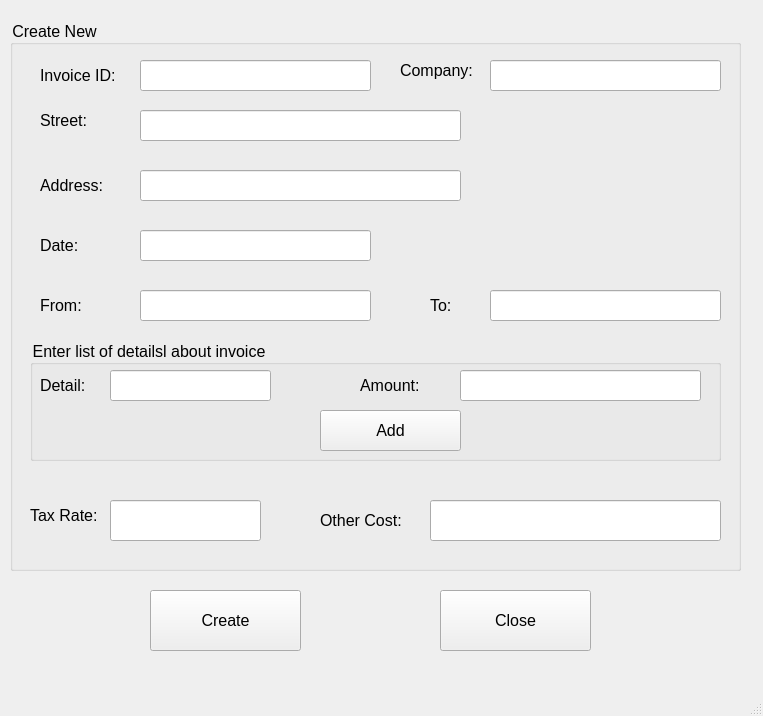
<?xml version="1.0" encoding="UTF-8"?>
<ui version="4.0">
 <class>MainWindow</class>
 <widget class="QMainWindow" name="MainWindow">
  <property name="geometry">
   <rect>
    <x>0</x>
    <y>0</y>
    <width>763</width>
    <height>716</height>
   </rect>
  </property>
  <property name="windowTitle">
   <string>MainWindow</string>
  </property>
  <property name="styleSheet">
   <string notr="true">font-size:16px; </string>
  </property>
  <widget class="QWidget" name="centralwidget">
   <widget class="QGroupBox" name="groupBox">
    <property name="geometry">
     <rect>
      <x>10</x>
      <y>20</y>
      <width>731</width>
      <height>551</height>
     </rect>
    </property>
    <property name="title">
     <string>Create New</string>
    </property>
    <widget class="QLabel" name="label">
     <property name="geometry">
      <rect>
       <x>30</x>
       <y>40</y>
       <width>91</width>
       <height>31</height>
      </rect>
     </property>
     <property name="text">
      <string>Invoice ID: </string>
     </property>
    </widget>
    <widget class="QLineEdit" name="lineEditInvoiceID">
     <property name="geometry">
      <rect>
       <x>130</x>
       <y>40</y>
       <width>231</width>
       <height>31</height>
      </rect>
     </property>
    </widget>
    <widget class="QLabel" name="label_2">
     <property name="geometry">
      <rect>
       <x>390</x>
       <y>40</y>
       <width>81</width>
       <height>21</height>
      </rect>
     </property>
     <property name="text">
      <string>Company: </string>
     </property>
    </widget>
    <widget class="QLineEdit" name="lineEditCompany">
     <property name="geometry">
      <rect>
       <x>480</x>
       <y>40</y>
       <width>231</width>
       <height>31</height>
      </rect>
     </property>
    </widget>
    <widget class="QLabel" name="label_3">
     <property name="geometry">
      <rect>
       <x>30</x>
       <y>90</y>
       <width>51</width>
       <height>21</height>
      </rect>
     </property>
     <property name="text">
      <string>Street: </string>
     </property>
    </widget>
    <widget class="QLineEdit" name="lineEditStreet">
     <property name="geometry">
      <rect>
       <x>130</x>
       <y>90</y>
       <width>321</width>
       <height>31</height>
      </rect>
     </property>
    </widget>
    <widget class="QLabel" name="label_4">
     <property name="geometry">
      <rect>
       <x>30</x>
       <y>150</y>
       <width>81</width>
       <height>31</height>
      </rect>
     </property>
     <property name="text">
      <string>Address: </string>
     </property>
    </widget>
    <widget class="QLineEdit" name="lineEditAddress">
     <property name="geometry">
      <rect>
       <x>130</x>
       <y>150</y>
       <width>321</width>
       <height>31</height>
      </rect>
     </property>
    </widget>
    <widget class="QLabel" name="label_5">
     <property name="geometry">
      <rect>
       <x>30</x>
       <y>210</y>
       <width>51</width>
       <height>31</height>
      </rect>
     </property>
     <property name="text">
      <string>Date:</string>
     </property>
    </widget>
    <widget class="QLineEdit" name="lineEditDate">
     <property name="geometry">
      <rect>
       <x>130</x>
       <y>210</y>
       <width>231</width>
       <height>31</height>
      </rect>
     </property>
    </widget>
    <widget class="QLabel" name="label_6">
     <property name="geometry">
      <rect>
       <x>30</x>
       <y>270</y>
       <width>61</width>
       <height>31</height>
      </rect>
     </property>
     <property name="text">
      <string>From: </string>
     </property>
    </widget>
    <widget class="QLineEdit" name="lineEditPersonSend">
     <property name="geometry">
      <rect>
       <x>130</x>
       <y>270</y>
       <width>231</width>
       <height>31</height>
      </rect>
     </property>
    </widget>
    <widget class="QLabel" name="label_7">
     <property name="geometry">
      <rect>
       <x>420</x>
       <y>270</y>
       <width>51</width>
       <height>31</height>
      </rect>
     </property>
     <property name="text">
      <string>To: </string>
     </property>
    </widget>
    <widget class="QLineEdit" name="lineEditPersonReceived">
     <property name="geometry">
      <rect>
       <x>480</x>
       <y>270</y>
       <width>231</width>
       <height>31</height>
      </rect>
     </property>
    </widget>
    <widget class="QGroupBox" name="groupBox_2">
     <property name="geometry">
      <rect>
       <x>20</x>
       <y>320</y>
       <width>691</width>
       <height>121</height>
      </rect>
     </property>
     <property name="title">
      <string>Enter list of detailsl about invoice</string>
     </property>
     <widget class="QLabel" name="label_8">
      <property name="geometry">
       <rect>
        <x>10</x>
        <y>30</y>
        <width>61</width>
        <height>31</height>
       </rect>
      </property>
      <property name="text">
       <string>Detail: </string>
      </property>
     </widget>
     <widget class="QLineEdit" name="lineEditDetail">
      <property name="geometry">
       <rect>
        <x>80</x>
        <y>30</y>
        <width>161</width>
        <height>31</height>
       </rect>
      </property>
     </widget>
     <widget class="QLabel" name="label_9">
      <property name="geometry">
       <rect>
        <x>330</x>
        <y>30</y>
        <width>81</width>
        <height>31</height>
       </rect>
      </property>
      <property name="text">
       <string>Amount:</string>
      </property>
     </widget>
     <widget class="QLineEdit" name="lineEditAmount">
      <property name="geometry">
       <rect>
        <x>430</x>
        <y>30</y>
        <width>241</width>
        <height>31</height>
       </rect>
      </property>
     </widget>
     <widget class="QPushButton" name="pushButtonAddDetail">
      <property name="geometry">
       <rect>
        <x>290</x>
        <y>70</y>
        <width>141</width>
        <height>41</height>
       </rect>
      </property>
      <property name="text">
       <string>Add</string>
      </property>
     </widget>
    </widget>
    <widget class="QLabel" name="label_10">
     <property name="geometry">
      <rect>
       <x>20</x>
       <y>480</y>
       <width>71</width>
       <height>31</height>
      </rect>
     </property>
     <property name="text">
      <string>Tax Rate: </string>
     </property>
    </widget>
    <widget class="QLineEdit" name="lineEditTaxRate">
     <property name="geometry">
      <rect>
       <x>100</x>
       <y>480</y>
       <width>151</width>
       <height>41</height>
      </rect>
     </property>
    </widget>
    <widget class="QLabel" name="label_11">
     <property name="geometry">
      <rect>
       <x>310</x>
       <y>480</y>
       <width>101</width>
       <height>41</height>
      </rect>
     </property>
     <property name="text">
      <string>Other Cost: </string>
     </property>
    </widget>
    <widget class="QLineEdit" name="lineEditOtherCost">
     <property name="geometry">
      <rect>
       <x>420</x>
       <y>480</y>
       <width>291</width>
       <height>41</height>
      </rect>
     </property>
    </widget>
   </widget>
   <widget class="QPushButton" name="pushButtonCreate">
    <property name="geometry">
     <rect>
      <x>150</x>
      <y>590</y>
      <width>151</width>
      <height>61</height>
     </rect>
    </property>
    <property name="text">
     <string>Create</string>
    </property>
   </widget>
   <widget class="QPushButton" name="pushButtonClose">
    <property name="geometry">
     <rect>
      <x>440</x>
      <y>590</y>
      <width>151</width>
      <height>61</height>
     </rect>
    </property>
    <property name="text">
     <string>Close</string>
    </property>
   </widget>
  </widget>
  <widget class="QMenuBar" name="menubar">
   <property name="geometry">
    <rect>
     <x>0</x>
     <y>0</y>
     <width>763</width>
     <height>27</height>
    </rect>
   </property>
  </widget>
  <widget class="QStatusBar" name="statusbar"/>
 </widget>
 <resources/>
 <connections>
  <connection>
   <sender>pushButtonClose</sender>
   <signal>clicked()</signal>
   <receiver>MainWindow</receiver>
   <slot>close()</slot>
   <hints>
    <hint type="sourcelabel">
     <x>515</x>
     <y>647</y>
    </hint>
    <hint type="destinationlabel">
     <x>381</x>
     <y>357</y>
    </hint>
   </hints>
  </connection>
 </connections>
</ui>
